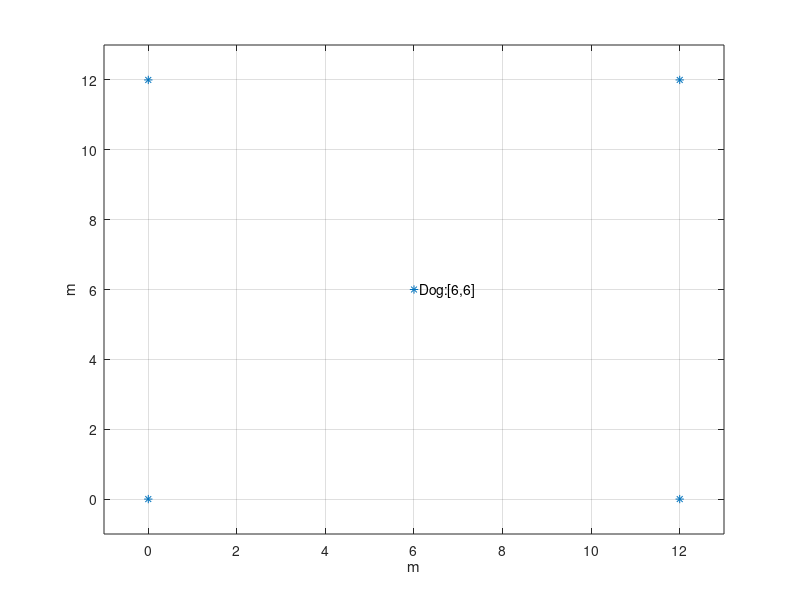

The MATLAB source for this figure: (Note: this script raises an error after producing the figure.)
%Anchor 1 coordinates 
anchor1 = [0,0];
%Anchor 2 coordinates 
anchor2 = [0,12];
%Anchor 3 coordinates 
anchor3 = [12,0];
%Anchor 4 coordinates 
anchor4 = [12,12];

%Mobile coordinate
mobile1 = [6,6];

anchors = [anchor1;anchor2;anchor3;anchor4];
nodes = [anchors;mobile1];
clf('reset')
plot(nodes(:,1),nodes(:,2),'*')
xlabel('m')
ylabel('m')
xlim([-1 13])
ylim([-1 13])
dog = strcat('  Dog: ','[',num2str(mobile1(1)),',',num2str(mobile1(2)),']');
text(mobile1(1),mobile1(2),dog)
grid on
hold on
rssi = [];

for i = 1:4
    radius = norm(anchors(i,:)-mobile1);
    [xval, yval] = radiation(radius);
    xval = xval+anchors(i,1);
    yval = yval+anchors(i,2);
    plot(xval,yval,'--')
    txt = strcat('  Anchor',num2str(i),': [',num2str(anchors(i,1)),',',num2str(anchors(i,2)),']');
    text(anchors(i,1),anchors(i,2),txt)
    rssi(i) = rssi_value(radius);
end

distances = distance(rssi)';
est = NLS(anchors, distances);
plot(est(1),est(2),'r*');
txt = strcat('  Estimation: [',num2str(est(1)),',',num2str(est(2)),']  ');
text(est(1),est(2),txt,'HorizontalAlignment','right');
txt = texlabel(strcat('Error: ',num2str(norm(est-mobile1)*100),'%'));
text(4.5,12.5,txt)